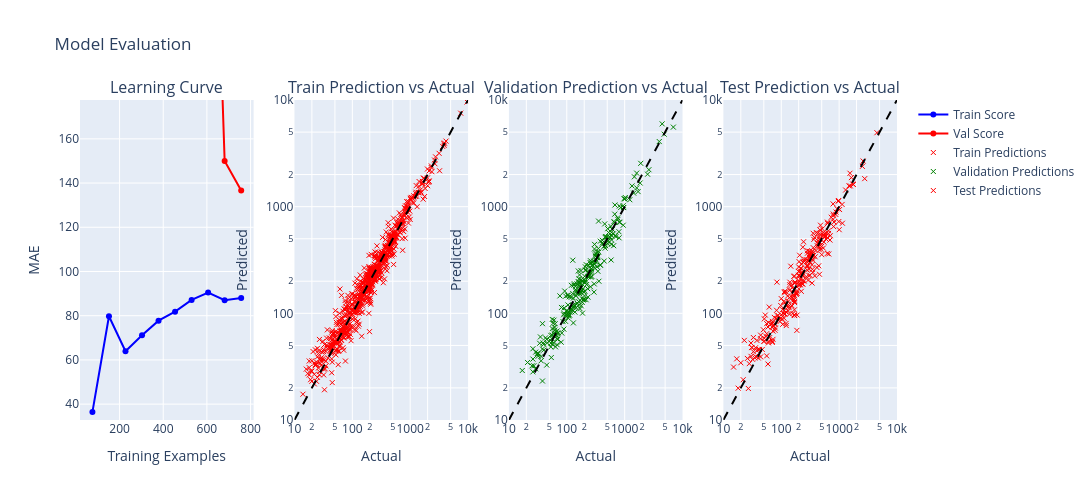

The cell this chart's notebook holds for it:
### Code cell
plotting_pred_vs_actual_LC(model_router, X_train_ride, y_train_ride, X_val_ride, y_val_ride, X_test_ride, y_test_ride)

### Figure 1 — Plotly figure (JSON) as saved in the notebook; plotly's stock layout.template omitted (floating-point values rounded to 4 significant figures; data arrays with more than 128 entries replaced by an {"elided": "..."} marker saying what was removed)
{"data": [{"hovertemplate": "Size: %{x:.0f}<br>MAE: %{y:.0f}s<extra></extra>", "line": {"color": "blue"}, "mode": "lines+markers", "name": "Train Score", "type": "scatter", "x": [75.7, 151.4, 227.1, 302.8, 378.5, 454.2, 529.9, 605.6, 681.3, 757.0], "xaxis": "x", "y": [36.47, 79.74, 63.91, 71.12, 77.77, 81.84, 87.13, 90.47, 87.01, 88.05], "yaxis": "y"}, {"hovertemplate": "Size: %{x:.0f}<br>MAE: %{y:.0f}s<extra></extra>", "line": {"color": "red"}, "mode": "lines+markers", "name": "Val Score", "type": "scatter", "x": [75.7, 151.4, 227.1, 302.8, 378.5, 454.2, 529.9, 605.6, 681.3, 757.0], "xaxis": "x", "y": [4089.0, 1353.0, 532.8, 528.6, 546.3, 357.2, 402.7, 372.1, 150.0, 136.6], "yaxis": "y"}, {"customdata": {"elided": "757 int values"}, "hovertemplate": "<b>Segment ID:</b> %{text}<br><b>Actual:</b> %{x:.0f}s<br><b>Predicted:</b> %{y:.0f}s<extra></extra>", "marker": {"line": {"color": "red", "width": 1}, "size": 5, "symbol": "x-thin"}, "mode": "markers", "name": "Train Predictions", "text": {"elided": "757 float values"}, "type": "scatter", "x": {"elided": "757 int values"}, "xaxis": "x2", "y": {"elided": "757 float values"}, "yaxis": "y2"}, {"line": {"color": "black", "dash": "dash"}, "mode": "lines", "showlegend": false, "type": "scatter", "x": [10, 10000], "xaxis": "x2", "y": [10, 10000], "yaxis": "y2"}, {"customdata": {"elided": "261 int values"}, "hovertemplate": "<b>Segment ID:</b> %{text}<br><b>Actual:</b> %{x:.0f}s<br><b>Predicted:</b> %{y:.0f}s<extra></extra>", "marker": {"line": {"color": "green", "width": 1}, "size": 5, "symbol": "x-thin"}, "mode": "markers", "name": "Validation Predictions", "text": {"elided": "261 float values"}, "type": "scatter", "x": {"elided": "261 int values"}, "xaxis": "x3", "y": {"elided": "261 float values"}, "yaxis": "y3"}, {"line": {"color": "black", "dash": "dash"}, "mode": "lines", "showlegend": false, "type": "scatter", "x": [10, 10000], "xaxis": "x3", "y": [10, 10000], "yaxis": "y3"}, {"customdata": {"elided": "274 int values"}, "hovertemplate": "<b>Segment ID:</b> %{text}<br><b>Actual:</b> %{x:.0f}s<br><b>Predicted:</b> %{y:.0f}s<extra></extra>", "marker": {"line": {"color": "red", "width": 1}, "size": 5, "symbol": "x-thin"}, "mode": "markers", "name": "Test Predictions", "text": {"elided": "274 float values"}, "type": "scatter", "x": {"elided": "274 int values"}, "xaxis": "x4", "y": {"elided": "274 float values"}, "yaxis": "y4"}, {"line": {"color": "black", "dash": "dash"}, "mode": "lines", "showlegend": false, "type": "scatter", "x": [10, 10000], "xaxis": "x4", "y": [10, 10000], "yaxis": "y4"}], "layout": {"annotations": [{"font": {"size": 16}, "showarrow": false, "text": "Learning Curve", "x": 0.1062, "xanchor": "center", "xref": "paper", "y": 1, "yanchor": "bottom", "yref": "paper"}, {"font": {"size": 16}, "showarrow": false, "text": "Train Prediction vs Actual", "x": 0.3688, "xanchor": "center", "xref": "paper", "y": 1, "yanchor": "bottom", "yref": "paper"}, {"font": {"size": 16}, "showarrow": false, "text": "Validation Prediction vs Actual", "x": 0.6313, "xanchor": "center", "xref": "paper", "y": 1, "yanchor": "bottom", "yref": "paper"}, {"font": {"size": 16}, "showarrow": false, "text": "Test Prediction vs Actual", "x": 0.8938, "xanchor": "center", "xref": "paper", "y": 1, "yanchor": "bottom", "yref": "paper"}], "height": 500, "hovermode": "closest", "title": {"text": "Model Evaluation"}, "width": 1400, "xaxis": {"anchor": "y", "domain": [0, 0.2125], "title": {"text": "Training Examples"}}, "xaxis2": {"anchor": "y2", "domain": [0.2625, 0.475], "range": [1, 4], "title": {"text": "Actual"}, "type": "log"}, "xaxis3": {"anchor": "y3", "domain": [0.525, 0.7375], "range": [1, 4], "title": {"text": "Actual"}, "type": "log"}, "xaxis4": {"anchor": "y4", "domain": [0.7875, 1], "range": [1, 4], "title": {"text": "Actual"}, "type": "log"}, "yaxis": {"anchor": "x", "domain": [0, 1], "range": [32.83, 177.6], "title": {"text": "MAE"}}, "yaxis2": {"anchor": "x2", "domain": [0, 1], "range": [1, 4], "title": {"text": "Predicted"}, "type": "log"}, "yaxis3": {"anchor": "x3", "domain": [0, 1], "range": [1, 4], "title": {"text": "Predicted"}, "type": "log"}, "yaxis4": {"anchor": "x4", "domain": [0, 1], "range": [1, 4], "title": {"text": "Predicted"}, "type": "log"}}}
